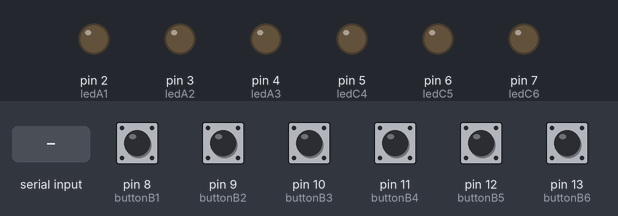
Simulated run of this sketch. Board: Arduino Uno, built with avr-gcc and run on an emulated ATmega328P. On the bench: output pins drawn as LEDs (lit = HIGH). The test bench sets the inputs (shaded band); at power-on: pin 8 (buttonB1), pin 9 (buttonB2), pin 10 (buttonB3), pin 11 (buttonB4), pin 12 (buttonB5), pin 13 (buttonB6) HIGH. What the sketch prints to the serial monitor is not drawn.

Above: at 1.2 s.
1.3 s: "A1,1\n" received over Serial
At 2.5 s:
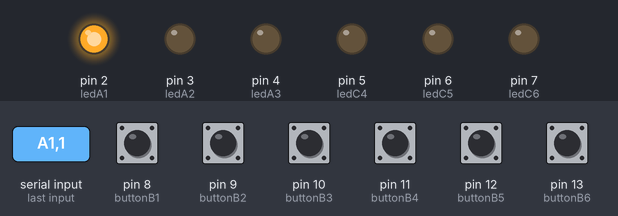
2.8 s: "A2,1\n" received over Serial
At 3.7 s:
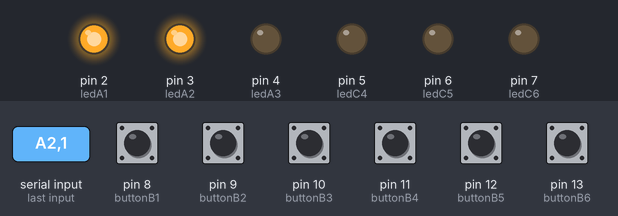
4.3 s: "A3,1\n" received over Serial
At 4.9 s:
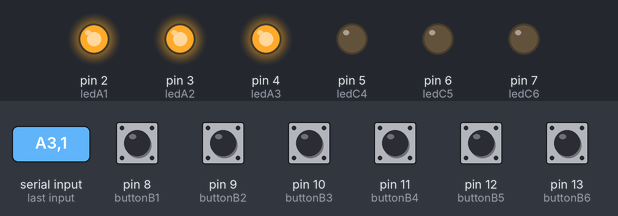
5.8 s: "C4,1\n" received over Serial
At 7.0 s:
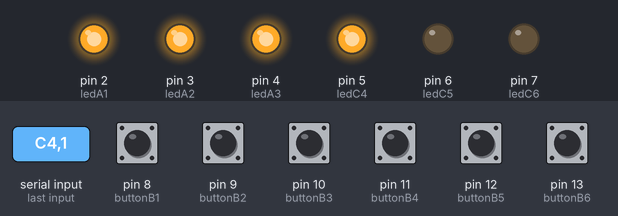
7.3 s: "C5,1\n" received over Serial
At 8.3 s:
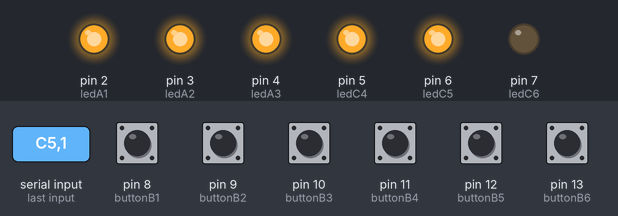
8.8 s: "A1\n" received over Serial
At 9.4 s:
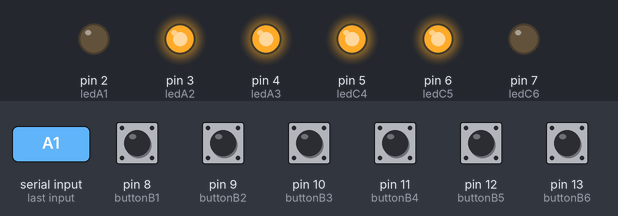
Timing chart, 0 to 11.3 s (numbered marks = the images above; inputs shaded):
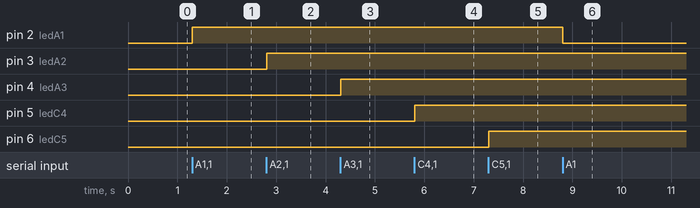

Measured:
- after the input at 1.3 s, pin 2 (ledA1): LOW → HIGH at once
- after the input at 2.8 s, pin 3 (ledA2): LOW → HIGH at once
- after the input at 4.3 s, pin 4 (ledA3): LOW → HIGH at once
- after the input at 5.8 s, pin 5 (ledC4): LOW → HIGH at once
- after the input at 7.3 s, pin 6 (ledC5): LOW → HIGH at once
- after the input at 8.8 s, pin 2 (ledA1): HIGH → LOW at once

The sketch:

arduino2.ino
```cpp
#include <SoftwareSerial.h>

const int buttonB1 = 8; // Input D
const int buttonB2 = 9; // Input E
const int buttonB3 = 10; // Input F
const int buttonB4 = 11; // Input D1
const int buttonB5 = 12; // Input E1
const int buttonB6 = 13; // Input F1

const int ledA1 = 2; // Output D (for any Arduino)
const int ledA2 = 3; // Output E (for any Arduino)
const int ledA3 = 4; // Output F (for any Arduino)
const int ledC4 = 5; // Output D1 (for any Arduino)
const int ledC5 = 6; // Output E1 (for any Arduino)
const int ledC6 = 7; // Output F1 (for any Arduino)

SoftwareSerial serial(0,  1); // RX, TX for RS-485

const unsigned long DEBOUNCE_DELAY = 50;    // Debounce time in milliseconds
const unsigned long TIME_SLOT_DURATION = 30; // Duration of each time slot in milliseconds
const unsigned long CYCLE_DURATION = 90;     // Total time for all 3 Arduinos


unsigned long lastDebounceTime[6] = {0, 0, 0, 0, 0, 0};  // Last time buttons were pressed

void sendButtonState(String switchName, int state);

void setup() {
    Serial.begin(9600); // Initialize serial communication for debugging

    // Set button pins as input with pull-up resistors
    pinMode(buttonB1, INPUT_PULLUP);
    pinMode(buttonB2, INPUT_PULLUP);
    pinMode(buttonB3, INPUT_PULLUP);
    pinMode(buttonB4, INPUT_PULLUP);
    pinMode(buttonB5, INPUT_PULLUP);
    pinMode(buttonB6, INPUT_PULLUP);

    // Set LED pins as output
    pinMode(ledA1, OUTPUT);
    pinMode(ledA2, OUTPUT);
    pinMode(ledA3, OUTPUT);
    pinMode(ledC4, OUTPUT);
    pinMode(ledC5, OUTPUT);
    pinMode(ledC6, OUTPUT);

    // Turn off all LEDs by default
    digitalWrite(ledA1, LOW);
    digitalWrite(ledA2, LOW);
    digitalWrite(ledA3, LOW);
    digitalWrite(ledC4, LOW);
    digitalWrite(ledC5, LOW);
    digitalWrite(ledC6, LOW);
}

// Store previous button states
int prevState1 = LOW, prevState2 = LOW, prevState3 = LOW;
int prevState4 = LOW, prevState5 = LOW, prevState6 = LOW;

void loop() {
    unsigned long currentMillis = millis();
    // Arduino B's transmission window (30-59ms of every 90ms cycle)
    // First Arduino (A) uses 0-29ms
    // Second Arduino (B) uses 30-59ms
    // Third Arduino (C) uses 60-89ms
    // Calculate time slot - Arduino B gets second slot (30-59ms of every 90ms cycle)
    if (((currentMillis % CYCLE_DURATION) >= TIME_SLOT_DURATION) &&
        ((currentMillis % CYCLE_DURATION) < (TIME_SLOT_DURATION * 2))) {
        // Read current button states
        int stateB1 = digitalRead(buttonB1);
        int stateB2 = digitalRead(buttonB2);
        int stateB3 = digitalRead(buttonB3);
        int stateB4 = digitalRead(buttonB4);
        int stateB5 = digitalRead(buttonB5);
        int stateB6 = digitalRead(buttonB6);

        // Check for state changes with debouncing
        if (stateB1 != prevState1 && (currentMillis - lastDebounceTime[0]) > DEBOUNCE_DELAY) {
            sendButtonState("B1", stateB1);
            prevState1 = stateB1;
            lastDebounceTime[0] = currentMillis;
        }
        if (stateB2 != prevState2 && (currentMillis - lastDebounceTime[1]) > DEBOUNCE_DELAY) {
            sendButtonState("B2", stateB2);
            prevState2 = stateB2;
            lastDebounceTime[1] = currentMillis;
        }
        if (stateB3 != prevState3 && (currentMillis - lastDebounceTime[2]) > DEBOUNCE_DELAY) {
            sendButtonState("B3", stateB3);
            prevState3 = stateB3;
            lastDebounceTime[2] = currentMillis;
        }
        if (stateB4 != prevState4 && (currentMillis - lastDebounceTime[3]) > DEBOUNCE_DELAY) {
            sendButtonState("B4", stateB4);
            prevState4 = stateB4;
            lastDebounceTime[3] = currentMillis;
        }
        if (stateB5 != prevState5 && (currentMillis - lastDebounceTime[4]) > DEBOUNCE_DELAY) {
            sendButtonState("B5", stateB5);
            prevState5 = stateB5;
            lastDebounceTime[4] = currentMillis;
         }
        if (stateB6 != prevState6 && (currentMillis - lastDebounceTime[5]) > DEBOUNCE_DELAY) {
            sendButtonState("B6", stateB6);
            prevState6 = stateB6;
            lastDebounceTime[5] = currentMillis;
        }
        }

    // Check for incoming data from other Arduinos
    if (Serial.available()) {
        String message = Serial.readStringUntil('\n');

        // Parse the message
        String switchName = message.substring(0, message.indexOf(','));
        int state = message.substring(message.indexOf(',') + 1).toInt();

        // Control LEDs based on switch name
        if (switchName == "A1") {
            digitalWrite(ledA1, state);
        } else if (switchName == "A2") {
            digitalWrite(ledA2, state);
        } else if (switchName == "A3") {
            digitalWrite(ledA3, state);
        } else if (switchName == "C4") {
            digitalWrite(ledC4, state);
        } else if (switchName == "C5") {
            digitalWrite(ledC5, state);
        } else if (switchName == "C6") {
            digitalWrite(ledC6, state);
        }
    }

    delay(1); // Adjust delay as needed
}

// Function to send button state as a string
void sendButtonState(String switchName, int state) {
    String message = switchName + "," + String(state);
    Serial.println(message); // Send the message
}
```
